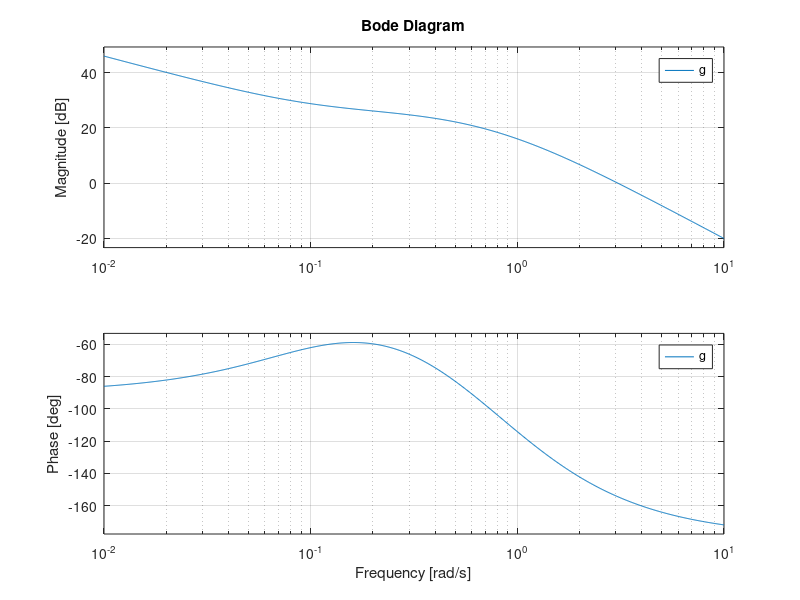
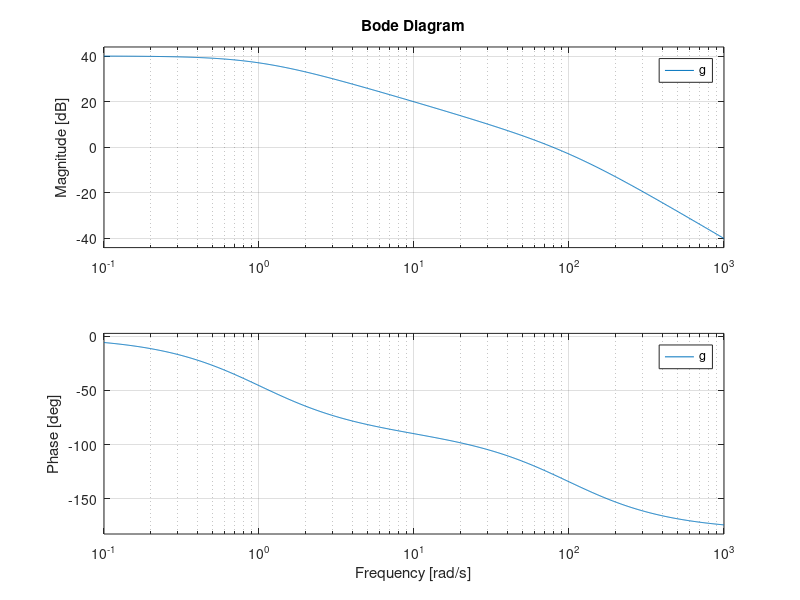
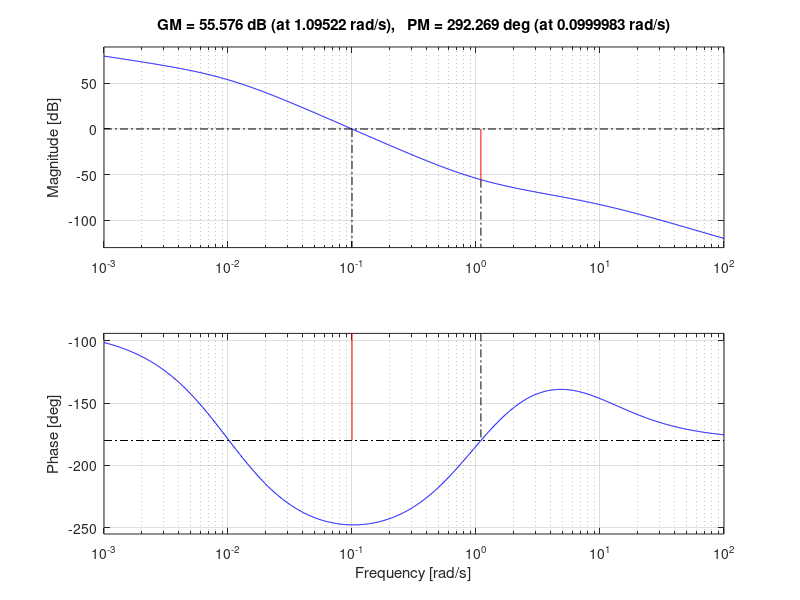

Recreate these plots in MATLAB, in order.
close all; clear all; clc;

s = tf('s');
K = 1;
g = K*10*(s+0.1)/(s*(s+0.5)*(s+1));

bode (g);
grid on;
figure();
nyquist(g);
grid on;

%% .................. Ejercicio 2 b

close all; clear all; clc;

s = tf('s');
K_db = 40;
K = 10^(K_db/20);
g = K/((1/100*s+1)*(s+1));


bode (g);
grid on;
figure();
nyquist(g);
grid on;

%% .................. Ejercicio 2 c

close all; clear all; clc;

s = tf('s');
K = 10;
g = K*(s+1)^2/(s*(100*s+1)^2*(0.1*s+1));


bode (g);
margin(g);
grid on;
